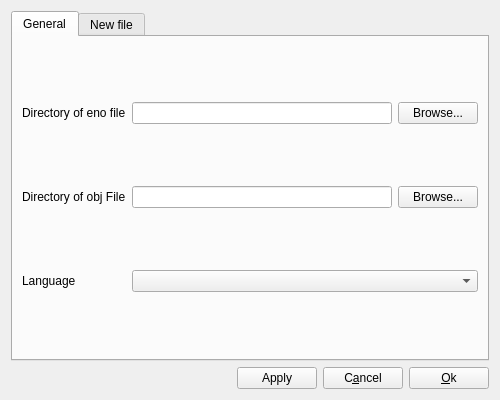
<?xml version="1.0" encoding="UTF-8"?>
<ui version="4.0">
 <class>CreatorPreference</class>
 <widget class="QWidget" name="CreatorPreference">
  <property name="geometry">
   <rect>
    <x>0</x>
    <y>0</y>
    <width>500</width>
    <height>400</height>
   </rect>
  </property>
  <property name="minimumSize">
   <size>
    <width>500</width>
    <height>400</height>
   </size>
  </property>
  <property name="maximumSize">
   <size>
    <width>500</width>
    <height>400</height>
   </size>
  </property>
  <property name="windowTitle">
   <string>Preference - Shadow Revival Project - Creator</string>
  </property>
  <layout class="QGridLayout" name="gridLayout">
   <item row="0" column="0" colspan="4">
    <widget class="QTabWidget" name="tabWidget">
     <property name="currentIndex">
      <number>0</number>
     </property>
     <widget class="QWidget" name="tabGeneral">
      <attribute name="title">
       <string>General</string>
      </attribute>
      <layout class="QGridLayout" name="layoutGeneral">
       <item row="0" column="0">
        <widget class="QLabel" name="enoLabel">
         <property name="text">
          <string>Directory of eno file</string>
         </property>
        </widget>
       </item>
       <item row="1" column="0">
        <widget class="QLabel" name="objLabel">
         <property name="text">
          <string>Directory of obj File</string>
         </property>
        </widget>
       </item>
       <item row="2" column="0">
        <widget class="QLabel" name="languageLabel">
         <property name="text">
          <string>Language</string>
         </property>
        </widget>
       </item>
       <item row="2" column="1" colspan="2">
        <widget class="QComboBox" name="languageComboBox"/>
       </item>
       <item row="0" column="1">
        <widget class="QLineEdit" name="enoLineEdit"/>
       </item>
       <item row="1" column="1">
        <widget class="QLineEdit" name="objLineEdit"/>
       </item>
       <item row="0" column="2">
        <widget class="QPushButton" name="enoButton">
         <property name="sizePolicy">
          <sizepolicy hsizetype="Fixed" vsizetype="Fixed">
           <horstretch>0</horstretch>
           <verstretch>0</verstretch>
          </sizepolicy>
         </property>
         <property name="text">
          <string>Browse...</string>
         </property>
        </widget>
       </item>
       <item row="1" column="2">
        <widget class="QPushButton" name="objButton">
         <property name="sizePolicy">
          <sizepolicy hsizetype="Fixed" vsizetype="Fixed">
           <horstretch>0</horstretch>
           <verstretch>0</verstretch>
          </sizepolicy>
         </property>
         <property name="text">
          <string>Browse...</string>
         </property>
        </widget>
       </item>
      </layout>
     </widget>
     <widget class="QWidget" name="tabNewFile">
      <attribute name="title">
       <string>New file</string>
      </attribute>
      <layout class="QGridLayout" name="layoutNewFile">
       <item row="0" column="0">
        <widget class="QLabel" name="colorLabel">
         <property name="text">
          <string>Default color</string>
         </property>
        </widget>
       </item>
       <item row="1" column="0">
        <widget class="QLabel" name="dimensionLabel">
         <property name="text">
          <string>Dimension</string>
         </property>
        </widget>
       </item>
       <item row="0" column="1" colspan="2">
        <widget class="QPushButton" name="colorButton">
         <property name="styleSheet">
          <string notr="true">background-color: #ffaa00;</string>
         </property>
         <property name="text">
          <string notr="true">#ffaa00</string>
         </property>
        </widget>
       </item>
       <item row="1" column="1">
        <widget class="QLabel" name="minxLabel">
         <property name="text">
          <string>Min x</string>
         </property>
        </widget>
       </item>
       <item row="1" column="2">
        <widget class="QSpinBox" name="minxSpinBox">
         <property name="minimum">
          <number>-80</number>
         </property>
         <property name="maximum">
          <number>-5</number>
         </property>
        </widget>
       </item>
       <item row="2" column="1">
        <widget class="QLabel" name="maxxLabel">
         <property name="text">
          <string>Max x</string>
         </property>
        </widget>
       </item>
       <item row="4" column="1">
        <widget class="QLabel" name="minyLabel">
         <property name="text">
          <string>Min y</string>
         </property>
        </widget>
       </item>
       <item row="5" column="1">
        <widget class="QLabel" name="maxyLabel">
         <property name="text">
          <string>Max y</string>
         </property>
        </widget>
       </item>
       <item row="2" column="2">
        <widget class="QSpinBox" name="maxxSpinBox">
         <property name="minimum">
          <number>5</number>
         </property>
         <property name="maximum">
          <number>80</number>
         </property>
        </widget>
       </item>
       <item row="4" column="2">
        <widget class="QSpinBox" name="minySpinBox">
         <property name="minimum">
          <number>-40</number>
         </property>
         <property name="maximum">
          <number>-5</number>
         </property>
        </widget>
       </item>
       <item row="5" column="2">
        <widget class="QSpinBox" name="maxySpinBox">
         <property name="minimum">
          <number>5</number>
         </property>
         <property name="maximum">
          <number>40</number>
         </property>
        </widget>
       </item>
      </layout>
     </widget>
    </widget>
   </item>
   <item row="1" column="0">
    <spacer name="spacer">
     <property name="orientation">
      <enum>Qt::Horizontal</enum>
     </property>
     <property name="sizeHint" stdset="0">
      <size>
       <width>40</width>
       <height>20</height>
      </size>
     </property>
    </spacer>
   </item>
   <item row="1" column="1">
    <widget class="QPushButton" name="applyButton">
     <property name="text">
      <string>Apply</string>
     </property>
    </widget>
   </item>
   <item row="1" column="2">
    <widget class="QPushButton" name="cancelButton">
     <property name="text">
      <string>C&amp;ancel</string>
     </property>
     <property name="shortcut">
      <string>Ctrl+A</string>
     </property>
    </widget>
   </item>
   <item row="1" column="3">
    <widget class="QPushButton" name="okButton">
     <property name="text">
      <string>&amp;Ok</string>
     </property>
     <property name="shortcut">
      <string>Ctrl+O</string>
     </property>
    </widget>
   </item>
  </layout>
 </widget>
 <resources/>
 <connections/>
</ui>
